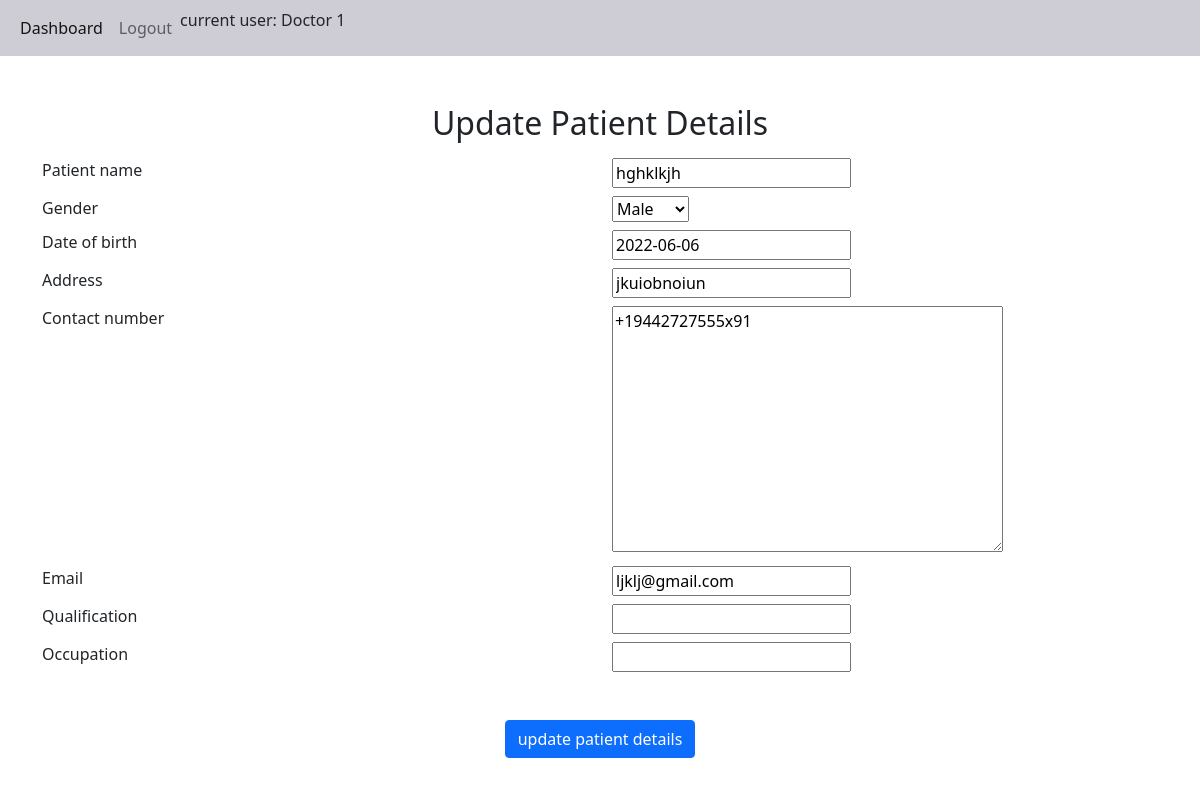
/patients/update-patient/1 (signed in), run on the app's committed database.
### patients/models.py (models this page shows, shortened)
class PatientDetail(models.Model):
    MALE = 'MALE'
    FEMALE = 'FEMALE'
    GENDER_CHOICES = [
        (MALE, "Male"),
        (FEMALE, "Female")
    ]
    patient_name = models.CharField(max_length=64)
    gender = models.CharField(max_length=8, choices=GENDER_CHOICES)
    date_of_birth = models.DateField()
    address = models.CharField(max_length=1024)
    contact_number = PhoneField(blank=False, null=False)
    email = models.EmailField(blank=True, null=True)
    qualification = models.CharField(max_length=32, blank=True)
    occupation = models.CharField(max_length=32, blank=True)

### patients/views.py (the view, shortened to what this page needs)
# urls.py: path('update-patient/<pk>', UpdatePatient.as_view(), name='update-patient'),
class UpdatePatient(UpdateView):
    model = PatientDetail
    fields = ('patient_name', 'gender', 'date_of_birth', 'address', 'contact_number', 'email', 'qualification',
              'occupation')
    template_name = 'patients/update_patient_details.html'

### patients/templates/patients/update_patient_details.html (shortened to what this page needs)
{% extends "base.html" %}
{% block content %}
    <div class="container">
        <h2 class="text-center mt-5 mb-3"> Update Patient Details</h2>
        <form action="{% url "update-patient" pk=object.id %}" method="post">
            {% for field in form %}
                <div class="row mt-2">
                    <div class="col-6">
                        {{ field.label }}
                    </div>
                    <div class="col-6">
                        {{ field }} {{ field.errors }}
                    </div>
                </div>
            {% endfor %}
            <div class="row mt-5">
                <div class="col-lg-12 text-center">
                    <button type="submit" class="btn btn-primary text-center">update patient details</button>
                </div>
            </div>
        </form>
    </div>
{% endblock %}

### templates/base.html (shortened to what this page needs)
<!DOCTYPE html>
<html lang="en">
<head>
    <link rel="stylesheet" href="/static/bootstrap-5/css/bootstrap.min.css">
    <link rel="stylesheet" href="/static/css/base.css">
</head>
<body>
<nav id="asir-bhavan-navbar" class="navbar navbar-expand-lg navbar-light bg-light">
    <div class="container-fluid">
        <ul class="navbar-nav">
            {% if user.is_authenticated %}
            <li class="nav-item">
                <a class="nav-link active" href="{% url "dashboard" %}">Dashboard</a>
            </li>
            <li class="nav-item">
                <a class="nav-link" href="{% url "logout" %}">Logout</a>
            </li>
            <li class="nav-item">
                <p>current user: {{ user.first_name }}</p>
            </li>
            {% else %}
            <li class="nav-item">
                <a class="nav-link" href="{% url "login" %}">Login</a>
            </li>
            {% endif %}
        </ul>
    </div>
</nav>
{% block content %}
{% endblock %}
</body>
</html>

### static/css/base.css (style rules this page uses)
.nav-link { cursor: pointer; }
#asir-bhavan-navbar { background-color: #ceccd5 !important; }

### data on the page
PatientDetail: form "hghklkjh" "Male" "2022-06-06" "jkuiobnoiun" "+19442727555x91" "ljklj@gmail.com"

### other printed values
{{ user.first_name }} "Doctor 1"
{{ field.label }} "Patient name" "Gender" "Date of birth" "Address" "Contact number" "Email" "Qualification" "Occupation"
